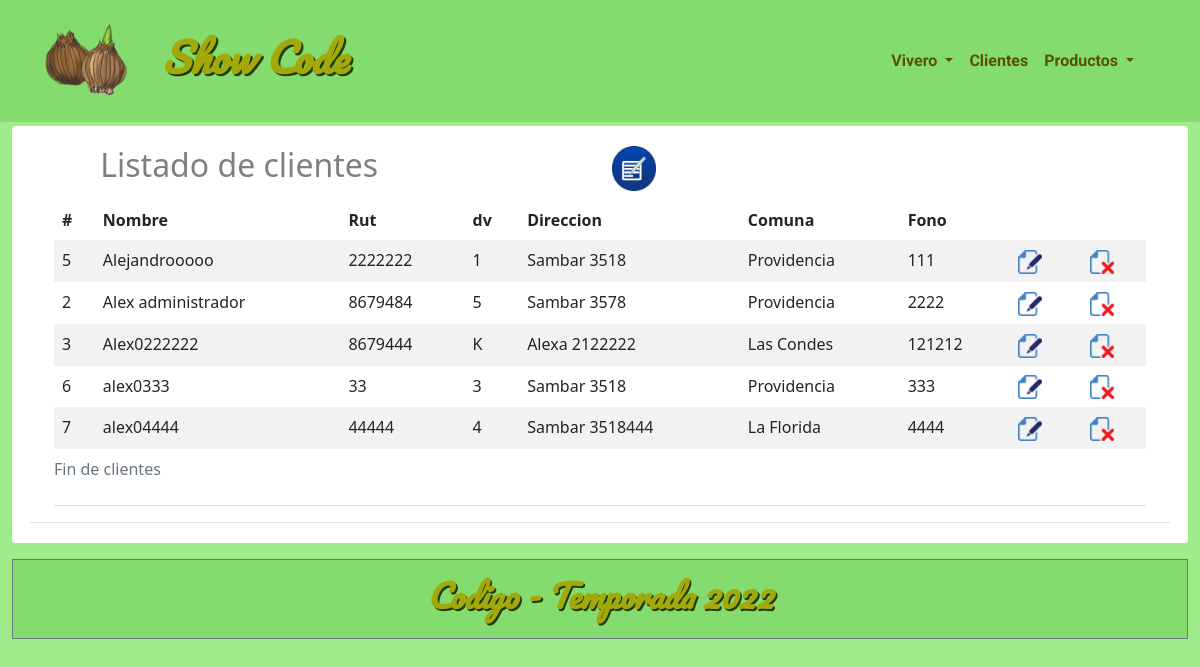
The page /cliente/ on the database its author committed.
### client/models.py (models this page shows, shortened)
class Cliente(models.Model):
    nombre=models.CharField(max_length=40)
    rut=models.IntegerField(default=0)
    dv=models.CharField(max_length=1)
    direccion=models.CharField(max_length=40)
    comuna=models.CharField(max_length=15)
    ciudad=models.CharField(max_length=15)
    pais=models.CharField(max_length=15)
    fono=models.IntegerField(default=0)
    creado_en=models.DateField(auto_now_add=True)
    modificado_en=models.DateField(auto_now=True)
    usuario=models.OneToOneField(User, related_name='cliente', on_delete=models.CASCADE)
    class Meta:
        ordering=['nombre']

### appClient/views.py (the view)
# urls.py: path('cliente/', views.cliente, name='cliente'),                   # List
def cliente(request):   # Vista recibe id customer
    clientes = Cliente.objects.all()
    context = {'clientes': clientes}
    return render(request, 'appClient/listCliente.html', context)

### appProduct/context_processors.py (called while the page is built)
def menu_categorias(request):
    categorias  = Categoria.objects.all()
    return {'menu_categorias': categorias}

### templates/appClient/listCliente.html (shortened to what this page needs)
{% extends '../base.html' %}
{% load static %}
{% block content %}
<div class="card mt-1 border-0">
  <div class="card-body">
    <div class="container text-left text-black-50 mt-1 mb-1 border-bottom">
      <div class="row">
        <div class="col">
          <h2>
            <blockquote>&nbsp;&nbsp;&nbsp;&nbsp;&nbsp;&nbsp; Listado de clientes</blockquote>
          </h2>
        </div>
        <div class="col">
          <a href="{% url 'appClient:crea_cliente' %}">
            <img title="Crear"
             src="{% static '/images/iconos/edit.jpg' %}" alt="Modificar" height="45" width="" /></a>
        </div>
      </div>
      <div class="container table-responsive">
        <table class="table table-striped table-borderless table-hover">
          <caption>Fin de clientes</caption>
          <thead>
            <tr>
              <th scope="col">#</th>
              <th scope="col">Nombre</th>
              <th scope="col">Rut</th>
              <th scope="col">dv</th>
              <th scope="col">Direccion</th>
              <th scope="col">Comuna</th>
              <th scope="col">Fono</th>
            </tr>
          </thead>
          <tbody>
            {% for c in clientes %}
            <tr>
              <td>{{ c.id }}</td>
              <td>{{ c.nombre }}</td>
              <td>{{ c.rut }}</td>
              <td>{{ c.dv }}</td>
              <td>{{ c.direccion }}</td>
              <td>{{ c.comuna }}</td>
              <td>{{ c.fono }}</td>
              <td>
                <div class="row">
                  <div class="col"><a href="{% url 'appClient:mod_cliente' c.id %}">
                      <img title="Modificar" src="{% static '/images/iconos/pyedit24.png' %}" alt="Modificar" /></a>
                  </div>
                  <div class="col"><a href="#" onclick="">
                      <img title="Eliminar" src="{% static '/images/iconos/pydelete24.png' %}" alt="Eliminar" /></a>
                  </div>
                </div>
      </div>
      {% endfor %}
      <hr>
{% endblock %}

### static/css/mystyle.css (style rules this page uses)
body { background-color: hwb(108 54% 7%); }

### rows shown on the page
Cliente: id "5", nombre "Alejandrooooo", rut "2222222", dv "1", direccion "Sambar 3518", comuna "Providencia", fono "111"
Cliente: id "2", nombre "Alex administrador", rut "8679484", dv "5", direccion "Sambar 3578", comuna "Providencia", fono "2222"
Cliente: id "3", nombre "Alex0222222", rut "8679444", dv "K", direccion "Alexa 2122222", comuna "Las Condes", fono "121212"
Cliente: id "6", nombre "alex0333", rut "33", dv "3", direccion "Sambar 3518", comuna "Providencia", fono "333"
Cliente: id "7", nombre "alex04444", rut "44444", dv "4", direccion "Sambar 3518444", comuna "La Florida", fono "4444"
